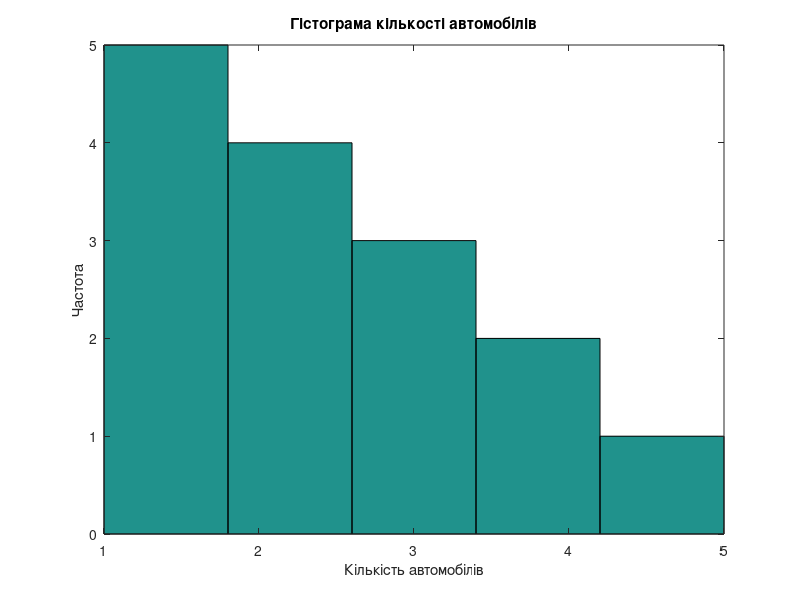
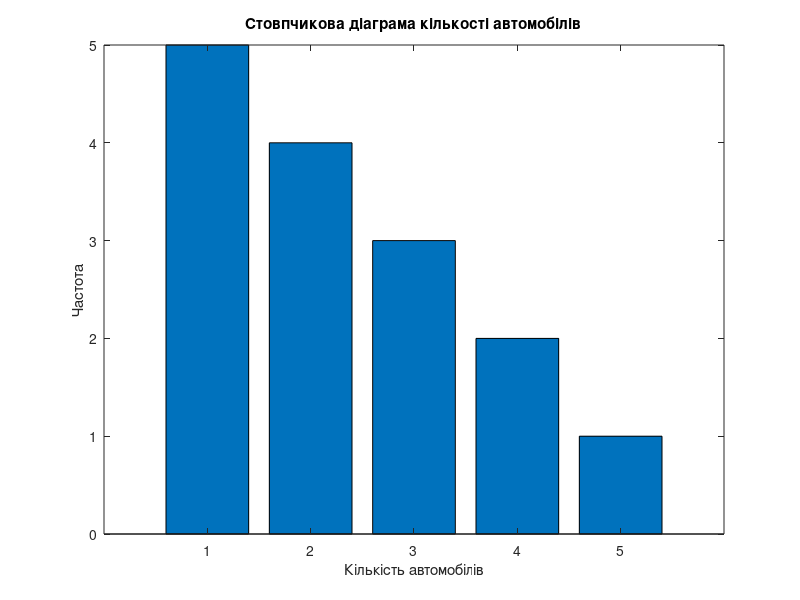

Source code (MATLAB) for these figures, in order:
data = [1 1 2 1 2 3 1 2 3 4 1 2 3 4 5];

% гістограма
figure;
hist(data, max(data) - min(data) + 1);
title('Гістограма кількості автомобілів');
xlabel('Кількість автомобілів');
ylabel('Частота');

% cтовпчикова діаграма
figure;
bar(unique(data), histc(data, unique(data)));
title('Стовпчикова діаграма кількості автомобілів');
xlabel('Кількість автомобілів');
ylabel('Частота');

